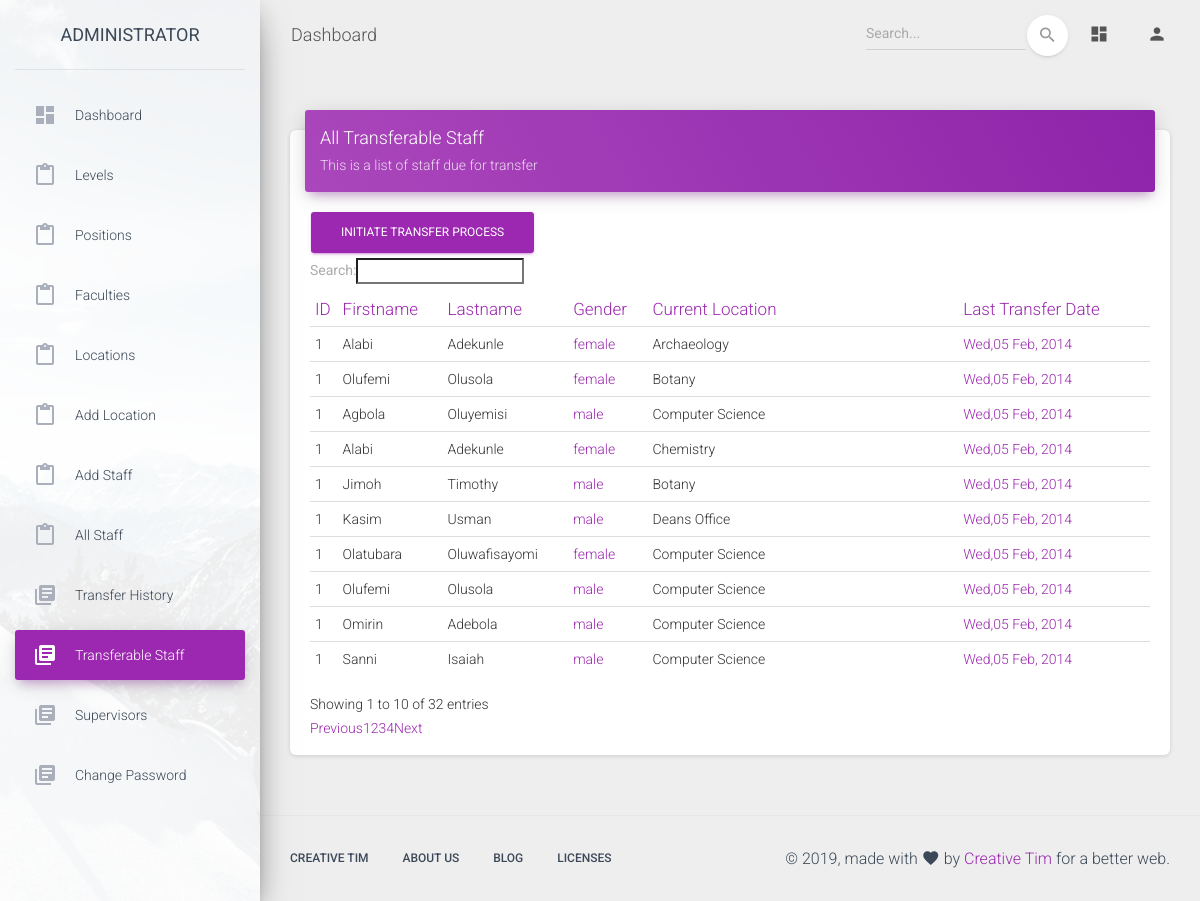
The app's page /admin/transferable_staff.php (signed in) with its own data.
### tables this page shows
CREATE TABLE `staffs` (
  `id` int(11) NOT NULL,
  `staff_id` varchar(255) NOT NULL,
  `firstname` varchar(255) NOT NULL,
  `lastname` varchar(255) NOT NULL,
  `email` varchar(255) NOT NULL,
  `phone` varchar(11) NOT NULL,
  `dob` varchar(255) NOT NULL,
  `age` int(11) NOT NULL,
  `qualification` varchar(255) NOT NULL,
  `last_transfer_date` date NOT NULL,
  `is_movable` tinyint(4) NOT NULL DEFAULT '1',
  `gender` enum('male','female') NOT NULL,
  `level_id` varchar(255) NOT NULL,
  `location_id` varchar(255) NOT NULL,
  `position_id` varchar(255) NOT NULL,
  `created_at` datetime NOT NULL DEFAULT CURRENT_TIMESTAMP
);

CREATE TABLE `locations` (
  `id` int(11) NOT NULL,
  `location_id` varchar(255) NOT NULL,
  `name` varchar(255) NOT NULL,
  `faculty_id` varchar(255) NOT NULL,
  `level_id` varchar(255) NOT NULL,
  `created_at` datetime NOT NULL DEFAULT CURRENT_TIMESTAMP
);

### app/classes/Admin.php (called while the page is built, shortened)
<?php
class Admin extends Master
{
    public function get_settings($name){
        $data = "*";
        $table = "settings";
        $res = $this->getData($data,$table);
        return empty($res)? [] : $res['value'];
    }
    public function get_staff_to_be_transfererd()
    {
        $data = "*";
        $table = "staffs";
        $t_i = $this->get_settings('transfer_interval');
        $where = "WHERE DATE_ADD(last_transfer_date, INTERVAL $t_i YEAR)  <= CURDATE()";
        $res = $this->getAllData($data,$table,$where);
        $faculties = !empty($res) ? $res : [];
        return $faculties;
    }
    public function get_location_name($location_id)
    {
        $data = ['name'];
        $table = "locations";
        $where = "WHERE location_id = '$location_id'";
        $location = $this->getData($data,$table,$where);
        return !empty($location)? $location['name']: "";
    }
}

### app/classes/Master.php (called while the page is built, shortened)
<?php
class Master
{
    protected $db;
    function __construct($db_conn){
        $this->db = $db_conn;
    }
    public function getData($data, $table, $where = '')
    {
        try {
            if ($data != '*') {
                $selections = implode(', ', $data);
            } else {
                $selections = '*';
            }
            $stmt = $this->db->prepare("SELECT {$selections} FROM `$table` " . $where . " LIMIT 1");
            $stmt->execute();
            $settings_data = $stmt->fetch(PDO::FETCH_ASSOC);
            if ($stmt->rowCount() > 0) {
                return $settings_data;
            }
        } catch (PDOException $e) {
            echo $e->getMessage();
        }
    }
    public function getAllData($data, $table, $where = '')
    {
        $settings_data=array();
        try {
            if ($data != '*') {
                $selections = implode(', ', $data);
            } else {
                $selections = '*';
            }
            $stmt = $this->db->prepare("SELECT {$selections} FROM `$table` " . $where . "");
            $stmt->execute();
            $settings_data = $stmt->fetchAll(PDO::FETCH_ASSOC);
            if ($stmt->rowCount() > 0) {
                return $settings_data;
            }
        } catch (PDOException $e) {
            return $settings_data;
        }
    }
}

### admin/transferable_staff.php (the view, shortened to what this page needs)
<?php
include '../app/init.php';
$admin = new Admin($db_conn);
$staff = $admin->get_staff_to_be_transfererd();
?>
<!DOCTYPE html>
<html lang="en">
<head>
    <link rel="stylesheet" href="https://maxcdn.bootstrapcdn.com/font-awesome/latest/css/font-awesome.min.css">
    <link href="../assets/css/material-dashboard.css?v=2.1.1" rel="stylesheet" />
    <link href="../assets/demo/demo.css" rel="stylesheet" />
    <link rel="stylesheet" type="text/css" href="https://cdn.datatables.net/v/dt/dt-1.10.18/datatables.min.css"/>
</head>
<body class="">
<div class="wrapper ">
    <?php include 'includes/sidebar.php' ?>
    <div class="main-panel">
        <?php include 'includes/header.php' ?>
        <div class="content">
            <div class="container-fluid">
                <div class="row">
                    <div class="col-md-12">
                        <div class="card">
                            <div class="card-header card-header-primary">
                                <h4 class="card-title ">All Transferable Staff</h4>
                                <p class="card-category"> This is a list of staff due for transfer </p>
                            </div>
                            <div class="card-body">
                                <button class="btn btn-primary" id="init_transfer">Initiate Transfer Process</button>
                                <div class="table-responsive">
                                    <table class="table" id="staff">
                                        <thead class=" text-primary">
                                        <th>
                                            ID
                                        </th>
                                        <th>
                                            Firstname
                                        </th>
                                        <th>
                                            Lastname
                                        </th>
                                        <th>
                                            Gender
                                        </th>
                                        <th>
                                            Current Location
                                        </th>
                                        <th>
                                            Last Transfer Date
                                        </th>
                                        </thead>
                                        <tbody>
                                        <?php
                                        if(!empty($staff) && count($staff) > 0){
                                            foreach ($staff as $st){
                                                ?>
                                                <tr>
                                                    <td>
                                                        1
                                                    </td>
                                                    <td>
                                                        <?php if(isset($st['firstname'])) echo $st['firstname'] ?>
                                                    </td>
                                                    <td>
                                                        <?php if(isset($st['lastname'])) echo $st['lastname'] ?>
                                                    </td>
                                                    <td class="text-primary">
                                                        <?php if(isset($st['gender'])) echo $st['gender'] ?>
                                                    </td>
                                                    <td>
                                                        <?php if(isset($st['location_id'])) echo $admin->get_location_name($st['location_id']) ?>
                                                    </td>
                                                    <td class="text-primary">
                                                        <?php if(isset($st['last_transfer_date'])) echo date('D,d M, Y',strtotime($st['last_transfer_date'])) ?>
                                                    </td>
                                                </tr>
                                            <?php   }
                                        } ?>
                                        </tbody>
                                    </table>
                                </div>
                            </div>
                        </div>
                    </div>
                </div>
            </div>
        </div>
        <?php include 'includes/footer.php' ?>
    </div>
</div>
</body>
</html>

### records on screen
staffs: firstname "Alabi", lastname "Adekunle", gender "female", location.name "Archaeology", last_transfer_date "Wed,05 Feb, 2014"
staffs: firstname "Olufemi", lastname "Olusola", gender "female", location.name "Botany", last_transfer_date "Wed,05 Feb, 2014"
staffs: firstname "Agbola", lastname "Oluyemisi", gender "male", location.name "Computer Science", last_transfer_date "Wed,05 Feb, 2014"
staffs: firstname "Alabi", lastname "Adekunle", gender "female", location.name "Chemistry", last_transfer_date "Wed,05 Feb, 2014"
staffs: firstname "Jimoh", lastname "Timothy", gender "male", location.name "Botany", last_transfer_date "Wed,05 Feb, 2014"
staffs: firstname "Kasim", lastname "Usman", gender "male", location.name "Deans Office", last_transfer_date "Wed,05 Feb, 2014"
staffs: firstname "Olatubara", lastname "Oluwafisayomi", gender "female", location.name "Computer Science", last_transfer_date "Wed,05 Feb, 2014"
staffs: firstname "Olufemi", lastname "Olusola", gender "male", location.name "Computer Science", last_transfer_date "Wed,05 Feb, 2014"
staffs: firstname "Omirin", lastname "Adebola", gender "male", location.name "Computer Science", last_transfer_date "Wed,05 Feb, 2014"
staffs: firstname "Sanni", lastname "Isaiah", gender "male", location.name "Computer Science", last_transfer_date "Wed,05 Feb, 2014"
